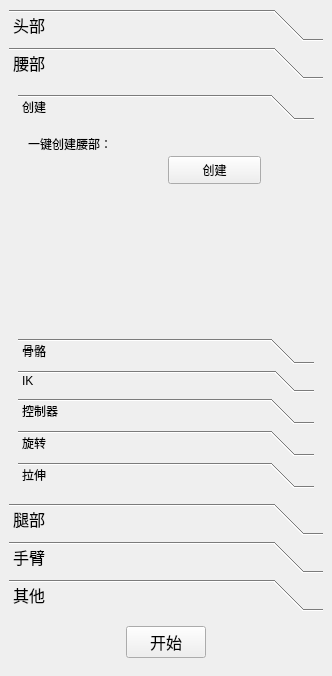
<?xml version="1.0" encoding="UTF-8"?>
<ui version="4.0">
 <class>human_bone_bind_window</class>
 <widget class="QMainWindow" name="human_bone_bind_window">
  <property name="geometry">
   <rect>
    <x>0</x>
    <y>0</y>
    <width>332</width>
    <height>676</height>
   </rect>
  </property>
  <property name="minimumSize">
   <size>
    <width>320</width>
    <height>0</height>
   </size>
  </property>
  <property name="maximumSize">
   <size>
    <width>3200</width>
    <height>16777215</height>
   </size>
  </property>
  <property name="font">
   <font>
    <pointsize>12</pointsize>
   </font>
  </property>
  <property name="acceptDrops">
   <bool>false</bool>
  </property>
  <property name="windowTitle">
   <string>Human Bone Bind</string>
  </property>
  <widget class="QWidget" name="centralwidget">
   <layout class="QVBoxLayout" name="verticalLayout">
    <item>
     <widget class="QToolBox" name="body_tbx">
      <property name="font">
       <font>
        <pointsize>12</pointsize>
       </font>
      </property>
      <property name="currentIndex">
       <number>1</number>
      </property>
      <widget class="QWidget" name="page_2">
       <attribute name="label">
        <string>头部</string>
       </attribute>
       <widget class="QPushButton" name="create_head_btn">
        <property name="geometry">
         <rect>
          <x>150</x>
          <y>30</y>
          <width>93</width>
          <height>28</height>
         </rect>
        </property>
        <property name="text">
         <string>创建</string>
        </property>
        <property name="+command" stdset="0">
         <string>HumanBodyBindWindow.use.createHeadBtnCmd</string>
        </property>
       </widget>
       <widget class="QLabel" name="label_19">
        <property name="geometry">
         <rect>
          <x>10</x>
          <y>0</y>
          <width>141</width>
          <height>21</height>
         </rect>
        </property>
        <property name="text">
         <string>一键创建头部：</string>
        </property>
       </widget>
      </widget>
      <widget class="QWidget" name="waist">
       <property name="geometry">
        <rect>
         <x>0</x>
         <y>0</y>
         <width>310</width>
         <height>421</height>
        </rect>
       </property>
       <attribute name="label">
        <string>腰部</string>
       </attribute>
       <layout class="QVBoxLayout" name="verticalLayout_2">
        <item>
         <widget class="QToolBox" name="waist_tbx">
          <property name="enabled">
           <bool>true</bool>
          </property>
          <property name="font">
           <font>
            <pointsize>9</pointsize>
           </font>
          </property>
          <property name="toolTip">
           <string notr="true"/>
          </property>
          <property name="autoFillBackground">
           <bool>false</bool>
          </property>
          <property name="currentIndex">
           <number>0</number>
          </property>
          <widget class="QWidget" name="page">
           <attribute name="label">
            <string>创建</string>
           </attribute>
           <widget class="QPushButton" name="create_waist_btn">
            <property name="geometry">
             <rect>
              <x>150</x>
              <y>30</y>
              <width>93</width>
              <height>28</height>
             </rect>
            </property>
            <property name="text">
             <string>创建</string>
            </property>
            <property name="+command" stdset="0">
             <string>HumanBodyBindWindow.use.createWaistBtnCmd</string>
            </property>
           </widget>
           <widget class="QLabel" name="label_10">
            <property name="geometry">
             <rect>
              <x>10</x>
              <y>10</y>
              <width>111</width>
              <height>16</height>
             </rect>
            </property>
            <property name="text">
             <string>一键创建腰部：</string>
            </property>
           </widget>
          </widget>
          <widget class="QWidget" name="w_bone">
           <property name="geometry">
            <rect>
             <x>0</x>
             <y>0</y>
             <width>288</width>
             <height>381</height>
            </rect>
           </property>
           <property name="font">
            <font>
             <pointsize>9</pointsize>
            </font>
           </property>
           <attribute name="label">
            <string>骨骼</string>
           </attribute>
           <widget class="QPushButton" name="create_bone_btn">
            <property name="geometry">
             <rect>
              <x>150</x>
              <y>110</y>
              <width>93</width>
              <height>28</height>
             </rect>
            </property>
            <property name="text">
             <string>创建</string>
            </property>
            <property name="+command" stdset="0">
             <string>HumanBodyBindWindow.use.createBoneBtnCmd</string>
            </property>
           </widget>
           <widget class="QPushButton" name="adjust_axis_btn">
            <property name="geometry">
             <rect>
              <x>150</x>
              <y>310</y>
              <width>93</width>
              <height>28</height>
             </rect>
            </property>
            <property name="text">
             <string>调整</string>
            </property>
            <property name="+command" stdset="0">
             <string>HumanBodyBindWindow.use.adjustAxisBtnCmd</string>
            </property>
           </widget>
           <widget class="Line" name="line">
            <property name="geometry">
             <rect>
              <x>0</x>
              <y>140</y>
              <width>320</width>
              <height>20</height>
             </rect>
            </property>
            <property name="orientation">
             <enum>Qt::Horizontal</enum>
            </property>
           </widget>
           <widget class="QLabel" name="label_8">
            <property name="geometry">
             <rect>
              <x>10</x>
              <y>80</y>
              <width>81</width>
              <height>16</height>
             </rect>
            </property>
            <property name="text">
             <string>创建骨骼：</string>
            </property>
           </widget>
           <widget class="QLabel" name="label_9">
            <property name="geometry">
             <rect>
              <x>10</x>
              <y>290</y>
              <width>72</width>
              <height>15</height>
             </rect>
            </property>
            <property name="text">
             <string>调整轴向：</string>
            </property>
           </widget>
           <widget class="QPushButton" name="help_btn">
            <property name="geometry">
             <rect>
              <x>250</x>
              <y>110</y>
              <width>21</width>
              <height>28</height>
             </rect>
            </property>
            <property name="text">
             <string>？</string>
            </property>
            <property name="+command" stdset="0">
             <string>HumanBodyBindWindow.use.helpBtnCmd</string>
            </property>
           </widget>
           <widget class="QPushButton" name="help_btn_2">
            <property name="geometry">
             <rect>
              <x>250</x>
              <y>310</y>
              <width>21</width>
              <height>28</height>
             </rect>
            </property>
            <property name="text">
             <string>？</string>
            </property>
            <property name="+command" stdset="0">
             <string>HumanBodyBindWindow.use.helpBtnCmd</string>
            </property>
           </widget>
           <widget class="QPushButton" name="help_btn_11">
            <property name="geometry">
             <rect>
              <x>250</x>
              <y>30</y>
              <width>21</width>
              <height>28</height>
             </rect>
            </property>
            <property name="text">
             <string>？</string>
            </property>
            <property name="+command" stdset="0">
             <string>HumanBodyBindWindow.use.helpBtnCmd</string>
            </property>
           </widget>
           <widget class="QPushButton" name="create_bone_curve_btn">
            <property name="geometry">
             <rect>
              <x>150</x>
              <y>30</y>
              <width>93</width>
              <height>28</height>
             </rect>
            </property>
            <property name="text">
             <string>创建</string>
            </property>
            <property name="+command" stdset="0">
             <string>HumanBodyBindWindow.use.createBoneCurveBtnCmd</string>
            </property>
           </widget>
           <widget class="Line" name="line_4">
            <property name="geometry">
             <rect>
              <x>0</x>
              <y>67</y>
              <width>320</width>
              <height>3</height>
             </rect>
            </property>
            <property name="orientation">
             <enum>Qt::Horizontal</enum>
            </property>
           </widget>
           <widget class="QLabel" name="label_15">
            <property name="geometry">
             <rect>
              <x>10</x>
              <y>7</y>
              <width>261</width>
              <height>16</height>
             </rect>
            </property>
            <property name="text">
             <string>创建曲线：创建后请调整曲线位置</string>
            </property>
           </widget>
           <widget class="QLabel" name="label_16">
            <property name="geometry">
             <rect>
              <x>10</x>
              <y>36</y>
              <width>72</width>
              <height>15</height>
             </rect>
            </property>
            <property name="text">
             <string>点数：</string>
            </property>
           </widget>
           <widget class="QSpinBox" name="jnt_num_2">
            <property name="geometry">
             <rect>
              <x>90</x>
              <y>33</y>
              <width>50</width>
              <height>22</height>
             </rect>
            </property>
           </widget>
           <widget class="QLabel" name="label_17">
            <property name="geometry">
             <rect>
              <x>10</x>
              <y>170</y>
              <width>131</width>
              <height>16</height>
             </rect>
            </property>
            <property name="text">
             <string>连接头部：(可选)</string>
            </property>
           </widget>
           <widget class="QPushButton" name="connect_head_btn">
            <property name="geometry">
             <rect>
              <x>150</x>
              <y>220</y>
              <width>93</width>
              <height>28</height>
             </rect>
            </property>
            <property name="text">
             <string>连接</string>
            </property>
            <property name="+command" stdset="0">
             <string>HumanBodyBindWindow.use.connectHeadBtnCmd</string>
            </property>
           </widget>
           <widget class="QPushButton" name="help_btn_12">
            <property name="geometry">
             <rect>
              <x>250</x>
              <y>220</y>
              <width>21</width>
              <height>28</height>
             </rect>
            </property>
            <property name="text">
             <string>？</string>
            </property>
            <property name="+command" stdset="0">
             <string>HumanBodyBindWindow.use.helpBtnCmd</string>
            </property>
           </widget>
           <widget class="Line" name="line_7">
            <property name="geometry">
             <rect>
              <x>0</x>
              <y>260</y>
              <width>320</width>
              <height>20</height>
             </rect>
            </property>
            <property name="orientation">
             <enum>Qt::Horizontal</enum>
            </property>
           </widget>
           <widget class="QLineEdit" name="lineEdit">
            <property name="geometry">
             <rect>
              <x>12</x>
              <y>224</y>
              <width>120</width>
              <height>20</height>
             </rect>
            </property>
           </widget>
           <widget class="QLabel" name="label_18">
            <property name="geometry">
             <rect>
              <x>10</x>
              <y>200</y>
              <width>251</width>
              <height>16</height>
             </rect>
            </property>
            <property name="text">
             <string>头部根骨骼名称：(非本插件创建)</string>
            </property>
           </widget>
          </widget>
          <widget class="QWidget" name="w_ik">
           <property name="geometry">
            <rect>
             <x>0</x>
             <y>0</y>
             <width>288</width>
             <height>381</height>
            </rect>
           </property>
           <property name="font">
            <font>
             <pointsize>9</pointsize>
            </font>
           </property>
           <attribute name="label">
            <string>IK</string>
           </attribute>
           <widget class="QPushButton" name="create_ik_btn">
            <property name="geometry">
             <rect>
              <x>150</x>
              <y>20</y>
              <width>93</width>
              <height>28</height>
             </rect>
            </property>
            <property name="text">
             <string>创建</string>
            </property>
            <property name="+command" stdset="0">
             <string>HumanBodyBindWindow.use.createIKBtnCmd</string>
            </property>
           </widget>
           <widget class="QPushButton" name="rebuild_spine_btn">
            <property name="geometry">
             <rect>
              <x>150</x>
              <y>90</y>
              <width>93</width>
              <height>28</height>
             </rect>
            </property>
            <property name="text">
             <string>重建</string>
            </property>
            <property name="+command" stdset="0">
             <string>HumanBodyBindWindow.use.rebuildSplineBtnCmd</string>
            </property>
           </widget>
           <widget class="QLabel" name="label_6">
            <property name="geometry">
             <rect>
              <x>10</x>
              <y>0</y>
              <width>72</width>
              <height>15</height>
             </rect>
            </property>
            <property name="text">
             <string>创建IK:</string>
            </property>
           </widget>
           <widget class="Line" name="line_3">
            <property name="geometry">
             <rect>
              <x>0</x>
              <y>50</y>
              <width>320</width>
              <height>20</height>
             </rect>
            </property>
            <property name="orientation">
             <enum>Qt::Horizontal</enum>
            </property>
           </widget>
           <widget class="QLabel" name="label_7">
            <property name="geometry">
             <rect>
              <x>10</x>
              <y>70</y>
              <width>72</width>
              <height>15</height>
             </rect>
            </property>
            <property name="text">
             <string>重建曲线：</string>
            </property>
           </widget>
           <widget class="QPushButton" name="help_btn_3">
            <property name="geometry">
             <rect>
              <x>250</x>
              <y>20</y>
              <width>21</width>
              <height>28</height>
             </rect>
            </property>
            <property name="text">
             <string>？</string>
            </property>
            <property name="+command" stdset="0">
             <string>HumanBodyBindWindow.use.helpBtnCmd</string>
            </property>
           </widget>
           <widget class="QPushButton" name="help_btn_4">
            <property name="geometry">
             <rect>
              <x>250</x>
              <y>90</y>
              <width>21</width>
              <height>28</height>
             </rect>
            </property>
            <property name="text">
             <string>？</string>
            </property>
            <property name="+command" stdset="0">
             <string>HumanBodyBindWindow.use.helpBtnCmd</string>
            </property>
           </widget>
          </widget>
          <widget class="QWidget" name="w_ctrl">
           <property name="geometry">
            <rect>
             <x>0</x>
             <y>0</y>
             <width>288</width>
             <height>381</height>
            </rect>
           </property>
           <attribute name="label">
            <string>控制器</string>
           </attribute>
           <widget class="QPushButton" name="help_btn_5">
            <property name="geometry">
             <rect>
              <x>250</x>
              <y>30</y>
              <width>21</width>
              <height>28</height>
             </rect>
            </property>
            <property name="text">
             <string>？</string>
            </property>
            <property name="+command" stdset="0">
             <string>HumanBodyBindWindow.use.helpBtnCmd</string>
            </property>
           </widget>
           <widget class="QPushButton" name="help_btn_6">
            <property name="geometry">
             <rect>
              <x>250</x>
              <y>110</y>
              <width>21</width>
              <height>28</height>
             </rect>
            </property>
            <property name="text">
             <string>?</string>
            </property>
            <property name="+command" stdset="0">
             <string>HumanBodyBindWindow.use.helpBtnCmd</string>
            </property>
           </widget>
           <widget class="QSpinBox" name="ctrl_jnt_num">
            <property name="geometry">
             <rect>
              <x>80</x>
              <y>33</y>
              <width>50</width>
              <height>22</height>
             </rect>
            </property>
           </widget>
           <widget class="Line" name="line_5">
            <property name="geometry">
             <rect>
              <x>0</x>
              <y>70</y>
              <width>320</width>
              <height>3</height>
             </rect>
            </property>
            <property name="orientation">
             <enum>Qt::Horizontal</enum>
            </property>
           </widget>
           <widget class="QPushButton" name="adjust_ctrl_btn">
            <property name="geometry">
             <rect>
              <x>150</x>
              <y>110</y>
              <width>93</width>
              <height>28</height>
             </rect>
            </property>
            <property name="text">
             <string>调整</string>
            </property>
            <property name="+command" stdset="0">
             <string>HumanBodyBindWindow.use.adjustCtrlBtnCmd</string>
            </property>
           </widget>
           <widget class="QLabel" name="label_13">
            <property name="geometry">
             <rect>
              <x>10</x>
              <y>90</y>
              <width>72</width>
              <height>15</height>
             </rect>
            </property>
            <property name="text">
             <string>调整位置:</string>
            </property>
           </widget>
           <widget class="QLabel" name="label_12">
            <property name="geometry">
             <rect>
              <x>10</x>
              <y>36</y>
              <width>72</width>
              <height>15</height>
             </rect>
            </property>
            <property name="text">
             <string>数量：</string>
            </property>
           </widget>
           <widget class="QPushButton" name="create_ctrl_btn">
            <property name="geometry">
             <rect>
              <x>150</x>
              <y>30</y>
              <width>93</width>
              <height>28</height>
             </rect>
            </property>
            <property name="text">
             <string>创建</string>
            </property>
            <property name="+command" stdset="0">
             <string>HumanBodyBindWindow.use.createCtrlBtnCmd</string>
            </property>
           </widget>
           <widget class="QLabel" name="label_11">
            <property name="geometry">
             <rect>
              <x>10</x>
              <y>10</y>
              <width>71</width>
              <height>16</height>
             </rect>
            </property>
            <property name="text">
             <string>创建：</string>
            </property>
           </widget>
           <widget class="Line" name="line_6">
            <property name="geometry">
             <rect>
              <x>0</x>
              <y>150</y>
              <width>320</width>
              <height>3</height>
             </rect>
            </property>
            <property name="orientation">
             <enum>Qt::Horizontal</enum>
            </property>
           </widget>
           <widget class="QPushButton" name="help_btn_10">
            <property name="geometry">
             <rect>
              <x>250</x>
              <y>190</y>
              <width>21</width>
              <height>28</height>
             </rect>
            </property>
            <property name="text">
             <string>?</string>
            </property>
            <property name="+command" stdset="0">
             <string>HumanBodyBindWindow.use.helpBtnCmd</string>
            </property>
           </widget>
           <widget class="QLabel" name="label_14">
            <property name="geometry">
             <rect>
              <x>10</x>
              <y>170</y>
              <width>72</width>
              <height>15</height>
             </rect>
            </property>
            <property name="text">
             <string>蒙皮：</string>
            </property>
           </widget>
           <widget class="QPushButton" name="ctrl_bind_skin_btn">
            <property name="geometry">
             <rect>
              <x>150</x>
              <y>190</y>
              <width>93</width>
              <height>28</height>
             </rect>
            </property>
            <property name="text">
             <string>调整</string>
            </property>
            <property name="+command" stdset="0">
             <string>HumanBodyBindWindow.use.ctrlBindSkinBtnCmd</string>
            </property>
           </widget>
          </widget>
          <widget class="QWidget" name="w_rotate">
           <property name="geometry">
            <rect>
             <x>0</x>
             <y>0</y>
             <width>288</width>
             <height>381</height>
            </rect>
           </property>
           <attribute name="label">
            <string>旋转</string>
           </attribute>
           <widget class="QPushButton" name="set_rot_btn">
            <property name="geometry">
             <rect>
              <x>150</x>
              <y>30</y>
              <width>93</width>
              <height>28</height>
             </rect>
            </property>
            <property name="toolTip">
             <string notr="true"/>
            </property>
            <property name="text">
             <string>设置</string>
            </property>
            <property name="+command" stdset="0">
             <string>HumanBodyBindWindow.use.setRotBtnCmd</string>
            </property>
           </widget>
           <widget class="QLabel" name="label_5">
            <property name="geometry">
             <rect>
              <x>10</x>
              <y>10</y>
              <width>72</width>
              <height>15</height>
             </rect>
            </property>
            <property name="text">
             <string>设置旋转：</string>
            </property>
           </widget>
           <widget class="QPushButton" name="help_btn_7">
            <property name="geometry">
             <rect>
              <x>250</x>
              <y>30</y>
              <width>21</width>
              <height>28</height>
             </rect>
            </property>
            <property name="text">
             <string>？</string>
            </property>
            <property name="+command" stdset="0">
             <string>HumanBodyBindWindow.use.helpBtnCmd</string>
            </property>
           </widget>
          </widget>
          <widget class="QWidget" name="w_stretch">
           <property name="geometry">
            <rect>
             <x>0</x>
             <y>0</y>
             <width>288</width>
             <height>381</height>
            </rect>
           </property>
           <attribute name="label">
            <string>拉伸</string>
           </attribute>
           <widget class="QPushButton" name="get_spline_length_btn">
            <property name="geometry">
             <rect>
              <x>150</x>
              <y>30</y>
              <width>93</width>
              <height>28</height>
             </rect>
            </property>
            <property name="text">
             <string>获取</string>
            </property>
            <property name="+command" stdset="0">
             <string>HumanBodyBindWindow.use.getSplineLengthBtnCmd</string>
            </property>
           </widget>
           <widget class="QPushButton" name="connect_joint_btn">
            <property name="geometry">
             <rect>
              <x>150</x>
              <y>90</y>
              <width>93</width>
              <height>28</height>
             </rect>
            </property>
            <property name="text">
             <string>连接</string>
            </property>
            <property name="+command" stdset="0">
             <string>HumanBodyBindWindow.use.connectJointBtnCmd</string>
            </property>
           </widget>
           <widget class="QLabel" name="label">
            <property name="geometry">
             <rect>
              <x>10</x>
              <y>11</y>
              <width>151</width>
              <height>16</height>
             </rect>
            </property>
            <property name="text">
             <string>获取线性IK长度:</string>
            </property>
           </widget>
           <widget class="QLabel" name="label_2">
            <property name="geometry">
             <rect>
              <x>10</x>
              <y>80</y>
              <width>68</width>
              <height>16</height>
             </rect>
            </property>
            <property name="text">
             <string>属性连接:</string>
            </property>
           </widget>
           <widget class="QLineEdit" name="spline_length">
            <property name="geometry">
             <rect>
              <x>10</x>
              <y>33</y>
              <width>111</width>
              <height>21</height>
             </rect>
            </property>
           </widget>
           <widget class="Line" name="line_2">
            <property name="geometry">
             <rect>
              <x>0</x>
              <y>60</y>
              <width>320</width>
              <height>20</height>
             </rect>
            </property>
            <property name="orientation">
             <enum>Qt::Horizontal</enum>
            </property>
           </widget>
           <widget class="QPushButton" name="help_btn_9">
            <property name="geometry">
             <rect>
              <x>250</x>
              <y>90</y>
              <width>21</width>
              <height>28</height>
             </rect>
            </property>
            <property name="text">
             <string>?</string>
            </property>
            <property name="+command" stdset="0">
             <string>HumanBodyBindWindow.use.helpBtnCmd</string>
            </property>
           </widget>
           <widget class="QPushButton" name="help_btn_8">
            <property name="geometry">
             <rect>
              <x>250</x>
              <y>30</y>
              <width>21</width>
              <height>28</height>
             </rect>
            </property>
            <property name="text">
             <string>?</string>
            </property>
            <property name="+command" stdset="0">
             <string>HumanBodyBindWindow.use.helpBtnCmd</string>
            </property>
           </widget>
          </widget>
         </widget>
        </item>
       </layout>
      </widget>
      <widget class="QWidget" name="legs">
       <property name="geometry">
        <rect>
         <x>0</x>
         <y>0</y>
         <width>310</width>
         <height>583</height>
        </rect>
       </property>
       <attribute name="label">
        <string>腿部</string>
       </attribute>
       <widget class="QLabel" name="label_3">
        <property name="geometry">
         <rect>
          <x>11</x>
          <y>11</y>
          <width>111</width>
          <height>16</height>
         </rect>
        </property>
        <property name="text">
         <string>等待实装...</string>
        </property>
       </widget>
      </widget>
      <widget class="QWidget" name="arms">
       <property name="geometry">
        <rect>
         <x>0</x>
         <y>0</y>
         <width>310</width>
         <height>583</height>
        </rect>
       </property>
       <attribute name="label">
        <string>手臂</string>
       </attribute>
       <widget class="QLabel" name="label_4">
        <property name="geometry">
         <rect>
          <x>11</x>
          <y>11</y>
          <width>101</width>
          <height>16</height>
         </rect>
        </property>
        <property name="text">
         <string>等待实装...</string>
        </property>
       </widget>
      </widget>
      <widget class="QWidget" name="others">
       <property name="geometry">
        <rect>
         <x>0</x>
         <y>0</y>
         <width>310</width>
         <height>583</height>
        </rect>
       </property>
       <attribute name="label">
        <string>其他</string>
       </attribute>
       <widget class="QPushButton" name="about_btn">
        <property name="geometry">
         <rect>
          <x>100</x>
          <y>20</y>
          <width>93</width>
          <height>28</height>
         </rect>
        </property>
        <property name="text">
         <string>关于</string>
        </property>
        <property name="+command" stdset="0">
         <string>HumanBodyBindWindow.use.aboutBtnCmd</string>
        </property>
       </widget>
      </widget>
     </widget>
    </item>
    <item>
     <widget class="QWidget" name="widget" native="true">
      <layout class="QHBoxLayout" name="horizontalLayout">
       <item>
        <spacer name="horizontalSpacer_2">
         <property name="orientation">
          <enum>Qt::Horizontal</enum>
         </property>
         <property name="sizeHint" stdset="0">
          <size>
           <width>86</width>
           <height>20</height>
          </size>
         </property>
        </spacer>
       </item>
       <item>
        <widget class="QPushButton" name="start_btn">
         <property name="text">
          <string>开始</string>
         </property>
         <property name="+command" stdset="0">
          <string>HumanBodyBindWindow.use.startBtnCmd</string>
         </property>
        </widget>
       </item>
       <item>
        <spacer name="horizontalSpacer">
         <property name="orientation">
          <enum>Qt::Horizontal</enum>
         </property>
         <property name="sizeHint" stdset="0">
          <size>
           <width>77</width>
           <height>20</height>
          </size>
         </property>
        </spacer>
       </item>
      </layout>
     </widget>
    </item>
   </layout>
  </widget>
 </widget>
 <resources/>
 <connections/>
</ui>
